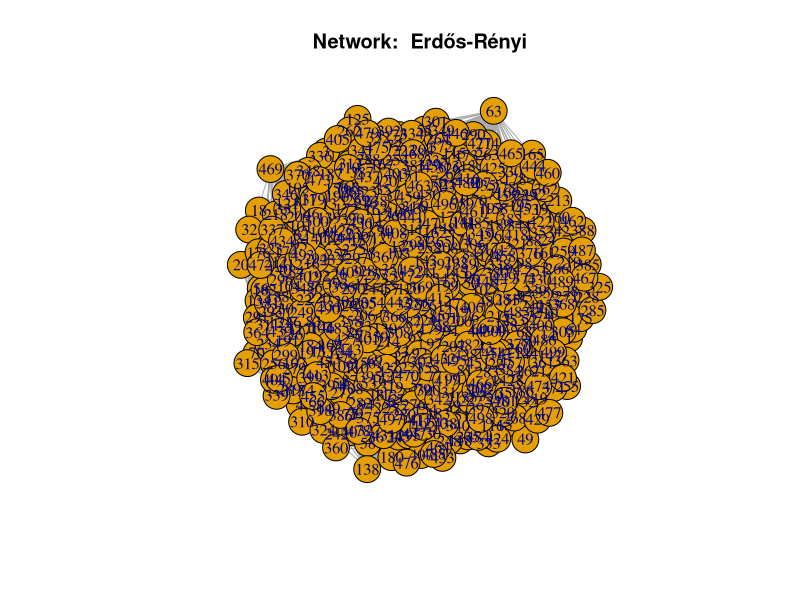

The R source for this figure: (Note: a time limit stopped this script after it produced the figure.)
## ---- chunk 1
library(igraph)
library(Matrix)

## ---- chunk 2
set.seed(3103)

# Function to simulate disease spread on a network
simulateDiseaseSpread <- function(network, n, p0, beta, gamma, it) {
  adj_matrix <- as_adjacency_matrix(network)
  eigenvalues <- eigen(adj_matrix)$values
  lambda_max <- max(eigenvalues)
  tau <- 1 / lambda_max

  results <- data.frame(
    TimeStep = 1:it,
    FractionInfected = numeric(it),
    Threshold = tau
  )

  nodeStatus <- sample(0:1, n, replace = TRUE, prob = c(1 - p0, p0))

  for (t in 1:it) {
    newStatus <- nodeStatus

    for (i in 1:n) {
      if (nodeStatus[i] == 1) {  # Infected node
        for (j in 1:n) {
          if (adj_matrix[i, j] == 1 && runif(1) < beta) {  # Attempt to infect neighbors
            newStatus[j] <- 1
          }
        }

        if (runif(1) < gamma) {  # Recover with probability gamma
          newStatus[i] <- 0
        }
      }
    }

    nodeStatus <- newStatus

    # Record the fraction of infected nodes at each time step
    results$FractionInfected[t] <- sum(nodeStatus) / n
    
    # Print or store the results as needed
    cat("Time Step:", t, "Fraction Infected:",  results$FractionInfected[t], "\n")
  
  }

  return(results)
}

# Function to create and plot a network
createAndPlotNetwork <- function(networkType, n, p, m, k, circular) {
  set.seed(3103)

  if (networkType == "Erdős-Rényi") {
    network <- erdos.renyi.game(n, p, directed = FALSE)
  } else if (networkType == "Barabási-Albert") {
    network <- barabasi.game(n, m, directed = FALSE)
  } else if (networkType == "Watts-Strogatz") {
    network <- watts.strogatz.game(1, n, k, p)
  } else if (networkType == "Complete") {
    network <- make_full_graph(n)
  } else if (networkType == "Star") {
    network <- make_star(n, mode = "out")
  } else if (networkType == "Regular Lattice") {
    network <- make_lattice(length = n, dim = 1, circular = circular, nei = m)
  }

  adjMatrix <- as_adjacency_matrix(network)

  plot(network, main = paste("Network: ", networkType))

  return(network)  # Return the network object
}
## ---- chunk 3
networkTypes <- c("Erdős-Rényi", "Barabási-Albert", "Watts-Strogatz", "Complete", "Star", "Regular Lattice")
n <- 500   # Number of nodes
p <- 0.2      # Probability of edge creation
p0 <- 0.1     # Initial fraction of infected nodes
beta <- 0.2   # Infection probability
gamma <- 0.1  # Recovery probability
it <- 100     # Iterations


m <- 2  # Number of edges to attach for each new node (BA)
k <- 10  # Each node is connected to k nearest neighbors (WS)


# Empty dataframe for result matrix
results <- data.frame(
  Network = character(0),
  LeadingEigenvalue = numeric(0),
  InverseLambda = numeric(0)
)
## ---- chunk 4

# Loop through network types
for (networkType in networkTypes) {
  if (networkType %in% c("Erdős-Rényi", "Barabási-Albert", "Watts-Strogatz", "Complete", "Star")) {
    network <- createAndPlotNetwork(networkType, n, p, m, k, circular = FALSE)
  } else if (networkType == "Regular Lattice") {
    network <- createAndPlotNetwork(networkType, n, p, m = 10, k = NULL, circular = TRUE)
  }

  results1 <- simulateDiseaseSpread(network, n, p0, beta, gamma, it)

  # Display the result matrix
  cat("\nResult Matrix for Network Type:", networkType, "\n")
  print(results1)

  # Store the leading eigenvalue and inverse of lambda in the main result matrix
  eigenvalues <- eigen(as_adjacency_matrix(network))$values
  lambda <- max(eigenvalues)
  tau <- 1 / lambda

  results <- rbind(results, c(networkType, lambda, tau))
  
  #pdf("output_plot.pdf", height = 8, width = 6)

  # Plot epidemic spread
  plot(1:it, results1$FractionInfected, type = "l", 
       xlab = "Time Step", ylab = "Fraction Infected", 
       main = paste("Proportion of Infected Nodes Over Time -", networkType), 
       ylim = c(0, 1))
  abline(h = 1/lambda, col = "red", lty = 2)  # Add the epidemic threshold line
  legend("bottomright", legend = paste("1/λ1 with λ1 =", round(lambda, 2)), col = "red", lty = 2)

  dev.off()
  
}

# Display the final result matrix
colnames(results) <- c("Network", "LeadingEigenvalue", "InverseLambda")
print(results)
## ---- chunk 5
set.seed(3103)

# Empty dataframe for result matrix
results <- data.frame(
  Network = character(0),
  LeadingEigenvalue = numeric(0),
  InverseLambda = numeric(0),
  Beta = numeric(0),
  Gamma = numeric(0),
  Spread = character(0) #"Spread" column in the result matrix indicates whether the disease spread or no
)

# Loop through network types
for (networkType in networkTypes) {
  if (networkType %in% c("Erdős-Rényi", "Barabási-Albert", "Watts-Strogatz", "Complete", "Star")) {
    network <- createAndPlotNetwork(networkType, n, p, m, k, circular = FALSE)
  } else if (networkType == "Regular Lattice") {
    network <- createAndPlotNetwork(networkType, n, p, m = 10, k = NULL, circular = TRUE)
  }

  # Store the leading eigenvalue and inverse of lambda in the main result matrix
  eigenvalues <- eigen(as_adjacency_matrix(network))$values
  lambda <- max(eigenvalues)
  tau <- 1 / lambda
  # Define two sets of parameter values for beta and gamma
  beta_values <-  c(0.008, 0.007, 1.1, 0.9)
  gamma_values <- c(0.9, 1.2, 0.8)

  
  for (beta_value in beta_values) {
    for (gamma_value in gamma_values) {
      results1 <- simulateDiseaseSpread(network, n, p0, beta_value, gamma_value, it)

      # Check if the disease spread or not
      spread_status <- ifelse(beta_value/gamma_value > results1$Threshold, "Spread", "Not Spread")

      # Display the result matrix
      cat("\nResult Matrix for Network Type:", networkType, ", Beta:", beta_value, ", Gamma:", gamma_value, "\n")
      print(results1)

      # Store the results in the main result matrix
      results <- rbind(results, c(networkType, lambda, tau, beta_value, gamma_value, spread_status))
      
       # Plot epidemic spread
      plot(1:it, results1$FractionInfected, type = "l", 
         xlab = "Time Step", ylab = "Fraction Infected", 
         main = paste("Proportion of Infected Nodes Over Time\n", networkType, " - β/γ = ", beta_value/gamma_value, "\n"), 
         ylim = c(0, 1))
      abline(h = 1/lambda, col = "red", lty = 2)  # Add the epidemic threshold line
      legend("bottomright", legend = paste("1/λ1 =", round(1/lambda, 2)), col = "red", lty = 2)
      
     }
  }
}

# Display the final result matrix
colnames(results) <- c("Network", "LeadingEigenvalue", "InverseLambda", "Beta", "Gamma", "Spread")
print(results)
